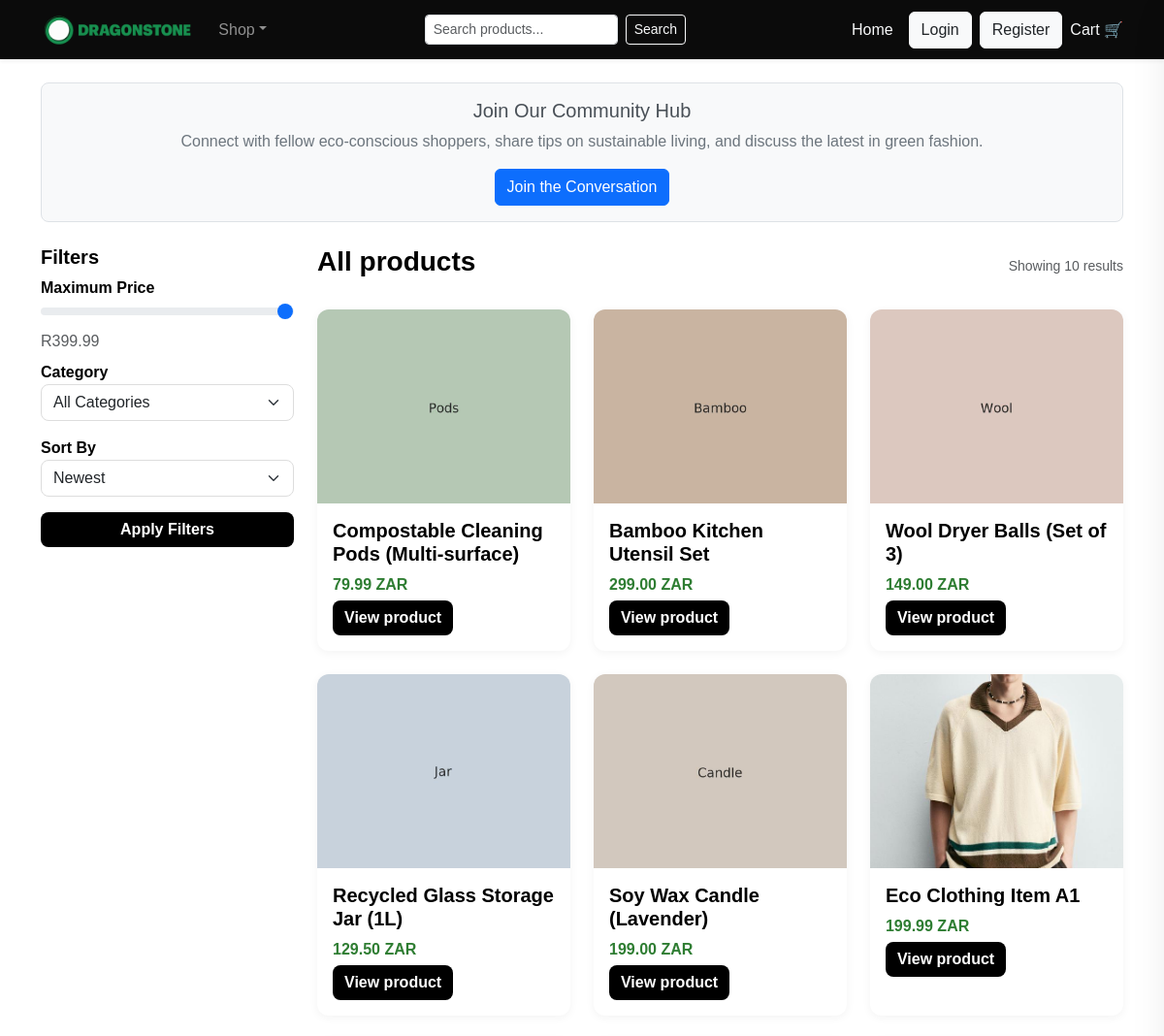
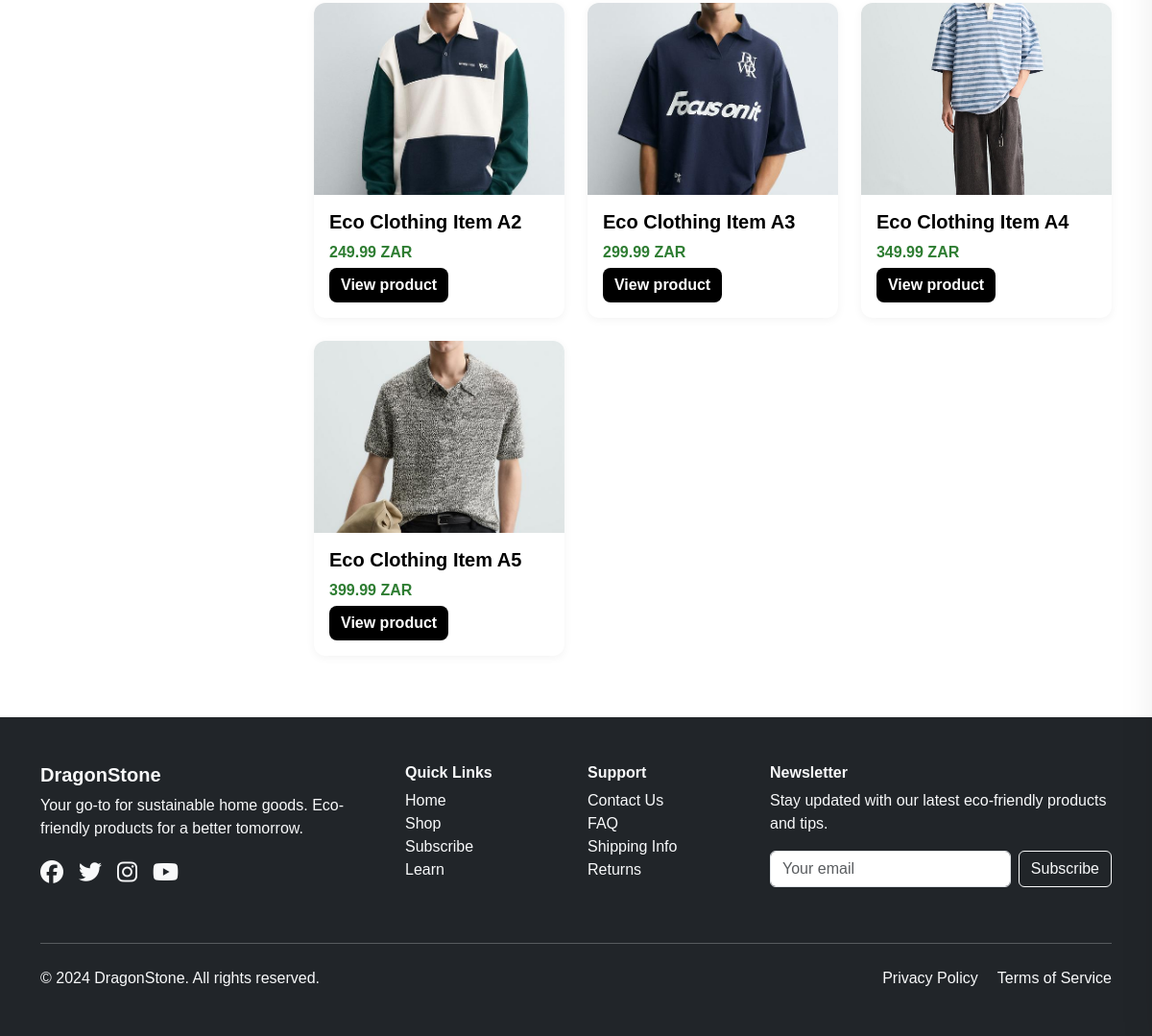
The app's page /category.php with its own data (2 pictures, top to bottom).
### tables this page shows
CREATE TABLE products (
  id INT AUTO_INCREMENT PRIMARY KEY,
  sku VARCHAR(80) UNIQUE,
  title VARCHAR(255),
  category_id INT,
  price DECIMAL(10,2),
  currency VARCHAR(10) DEFAULT 'ZAR',
  stock INT DEFAULT 0,
  short_desc VARCHAR(512),
  long_desc TEXT,
  image VARCHAR(255),
  carbon_material DECIMAL(6,3) DEFAULT 0,
  carbon_manufacture DECIMAL(6,3) DEFAULT 0,
  carbon_packaging DECIMAL(6,3) DEFAULT 0,
  carbon_shipping_per_km DECIMAL(6,6) DEFAULT 0.0000,
  subscription_available TINYINT(1) DEFAULT 0,
  created_at TIMESTAMP DEFAULT CURRENT_TIMESTAMP,
  FOREIGN KEY (category_id) REFERENCES categories(id) ON DELETE SET NULL
);

### public/category.php (the view, shortened to what this page needs)
<?php
require_once __DIR__.'/inc/header.php';
$db = db();
$cat = null;
$sort = isset($_GET['sort']) ? $_GET['sort'] : 'new';
$max_price_query = 'SELECT MAX(price) AS max_price FROM products';
$max_price_result = $db->query($max_price_query)->fetch_assoc();
$max_price_limit = (float)($max_price_result['max_price'] ?? 1000);
$max_price = isset($_GET['max_price']) ? min((float)$_GET['max_price'], $max_price_limit) : $max_price_limit;
$sql = 'SELECT * FROM products WHERE 1=1';
if ($max_price) {
    $sql .= ' AND price <= ' . $max_price;
}
switch($sort) {
    default:
        $sql .= ' ORDER BY created_at DESC';
}
$products = $db->query($sql)->fetch_all(MYSQLI_ASSOC);
?>
<div class="alert alert-info text-center mb-4" style="background-color: #f8f9fa; border: 1px solid #dee2e6; border-radius: 8px;">
  <h5 class="alert-heading mb-2" style="color: #495057;">Join Our Community Hub</h5>
  <p class="mb-3" style="color: #6c757d;">Connect with fellow eco-conscious shoppers, share tips on sustainable living, and discuss the latest in green fashion.</p>
  <a href="community.php" class="btn btn-primary">Join the Conversation</a>
</div>
<div class="row">
  <div class="col-md-3">
    <h5 style="font-weight: 600; color: #000;">Filters</h5>
    <form method="get" action="">
      <div class="mb-2">
        <label style="font-weight: 600; color: #000;">Maximum Price</label>
        <input type="range" name="max_price" min="0" max="<?=$max_price_limit?>" class="form-range" value="<?=htmlspecialchars($max_price)?>">
        <div class="text-muted">R<span id="priceValue"><?=$max_price?></span></div>
      </div>
      <div class="mb-3">
        <label style="font-weight: 600; color: #000;">Category</label>
        <select name="cat" class="form-select" style="border-radius: 8px; border: 1px solid #ddd;">
          <option value="">All Categories</option>
        </select>
      </div>
      <div class="mb-3">
        <label style="font-weight: 600; color: #000;">Sort By</label>
        <select name="sort" class="form-select" style="border-radius: 8px; border: 1px solid #ddd;">
          <option value="new" <?=$sort=='new'?'selected':''?>>Newest</option>
        </select>
      </div>
      <button type="submit" class="btn btn-dark w-100" style="border-radius: 8px; font-weight: 600; background: #000; border: none;">Apply Filters</button>
    </form>
  </div>
  <div class="col-md-9">
    <div class="d-flex justify-content-between align-items-center mb-3">
      <h3 style="font-weight: 700; color: #000;"><?= $cat ? htmlspecialchars($cat['title']) : 'All products' ?></h3>
      <div>
        <small class="text-muted">Showing <?=count($products)?> results</small>
      </div>
    </div>
    <div class="row">
      <?php foreach($products as $p):
            $img = htmlspecialchars($p['image'] ?? 'assets/img/hero.jpg');
            $title = htmlspecialchars($p['title'] ?? 'Untitled');
            $price = number_format((float)($p['price'] ?? 0), 2);
            $currency = htmlspecialchars($p['currency'] ?? 'R');
            $pid = (int)($p['id'] ?? 0);
      ?>
      <div class="col-md-4 mb-4">
        <div class="card h-100 product-card" style="border-radius: 12px; border: none; box-shadow: 0 2px 10px rgba(0,0,0,0.05);">
          <img src="<?= $img ?>" alt="<?= $title ?>" class="card-img-top" style="border-radius: 12px 12px 0 0;">
          <div class="card-body">
            <h5 class="card-title" style="font-weight: 600; color: #000;"><?= $title ?></h5>
            <p class="mb-1" style="font-weight: 700; color: #2e7d32;"><?= $price ?> <?= $currency ?></p>
            <a href="product.php?id=<?= $pid ?>" class="btn btn-dark" style="border-radius: 8px; font-weight: 600; background: #000; border: none;">View product</a>
          </div>
        </div>
      </div>
      <?php endforeach; ?>
    </div>
  </div>
</div>
<?php include __DIR__.'/inc/footer.php'; ?>

### public/assets/css/style.css (style rules this page uses)
:root { --black: #0b0b0b; --white: #ffffff; --beige: #f3efe7; --green: #2e7d32; --white-color: hsl(0, 0%, 100%); --black-color: hsl(0, 0%, 0%); --body-font: "Poppins", sans-serif; --h1-font-size: 1.75rem; --normal-font-size: 1rem; --small-font-size: 0.813rem; --font-medium: 500; }
* { box-sizing: border-box; padding: 0; margin: 0; }
body { font-family: var(--body-font), Inter, Arial, Helvetica, sans-serif; background: var(--white); color: #222; }
a { text-decoration: none; }
img { max-width: 100%; height: auto; }
input, button { border: none; outline: none; font-size: var(--normal-font-size); font-family: var(--body-font); }
.product-card { transition: transform 0.25s ease, box-shadow 0.2s ease; }
.card img { height: 200px; width: 100%; object-fit: cover; object-position: center; }
.card { transition: transform 0.2s; }
.btn-primary { transition: all 0.2s; }

### records on screen
products: image (picture), title "Compostable Cleaning Pods (Multi-surface)", price "79.99", currency "ZAR"
products: image (picture), title "Bamboo Kitchen Utensil Set", price "299.00", currency "ZAR"
products: image (picture), title "Wool Dryer Balls (Set of 3)", price "149.00", currency "ZAR"
products: image (picture), title "Recycled Glass Storage Jar (1L)", price "129.50", currency "ZAR"
products: image (picture), title "Soy Wax Candle (Lavender)", price "199.00", currency "ZAR"
products: image (picture), title "Eco Clothing Item A1", price "199.99", currency "ZAR"
products: image (picture), title "Eco Clothing Item A2", price "249.99", currency "ZAR"
products: image (picture), title "Eco Clothing Item A3", price "299.99", currency "ZAR"
products: image (picture), title "Eco Clothing Item A4", price "349.99", currency "ZAR"
products: image (picture), title "Eco Clothing Item A5", price "399.99", currency "ZAR"

### other values on screen
$max_price "399.99"
count($products) "10"
